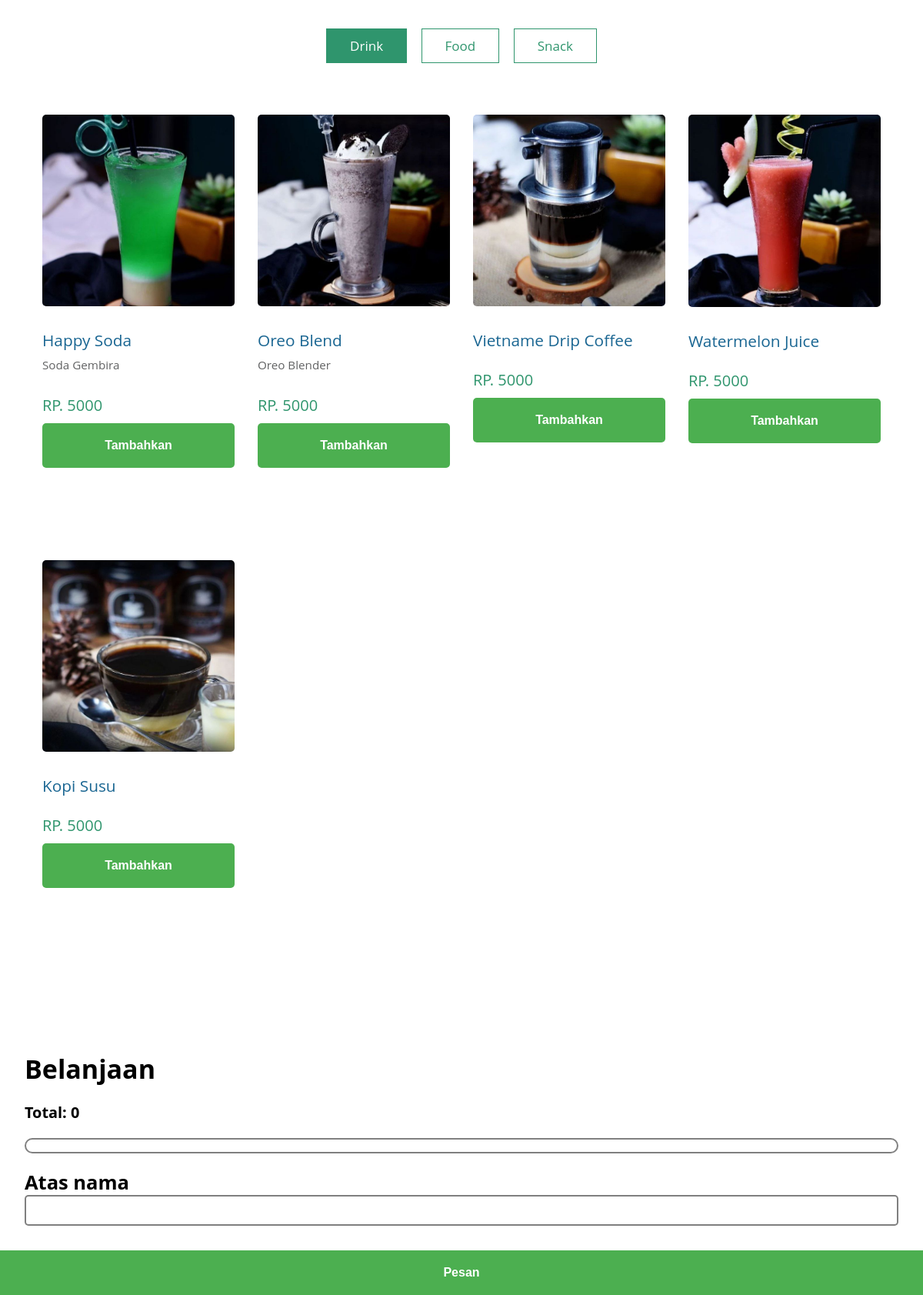
The page / on the database its author committed.
### tables this page shows
CREATE TABLE `menu` (
  `id` int(11) NOT NULL,
  `gambar` char(15) NOT NULL,
  `judul` varchar(20) NOT NULL,
  `deskripsi` varchar(100) DEFAULT NULL,
  `harga` int(11) NOT NULL,
  `tipe` enum('drink','food','snack') NOT NULL,
  `nama_gambar` varchar(40) NOT NULL
);

### php/selectAllMenu.php (called while the page is built)
<?php
try {
	$sql = "SELECT * FROM menu";
	$stmt = $pdo->query($sql);
	$pbls = $stmt->fetchAll(PDO::FETCH_ASSOC);
} catch (PDOException $e) {
	echo "Connection failed".$e->getMessage();
}
?>

### index.php (the view, shortened to what this page needs)
<?php
require_once('database/db.php');
require_once('php/selectAllMenu.php');
?>
<!DOCTYPE html>
<html>
<head>
		<link href="css/templatemo-style.css" rel="stylesheet"/>
		<link rel="stylesheet" href="css/main.css">
</head>
<body>
	<div class="container">
		<main>
			<div class="tm-paging-links tm-info-section">
				<nav>
					<ul>
						<li class="tm-paging-item"><a href="#" class="tm-paging-link active">Drink</a></li>
						<li class="tm-paging-item"><a href="#" class="tm-paging-link">Food</a></li>
						<li class="tm-paging-item"><a href="#" class="tm-paging-link">Snack</a></li>
					</ul>
				</nav>
			</div>
			<div class="row tm-gallery">
				<?php
				if($pbls):
				?>
				<div id="tm-gallery-page-drink" class="tm-gallery-page">
					<?php
					foreach($pbls as $pbl):
						if($pbl['tipe'] == "drink"):
					?>
					<article class="col-lg-3 col-md-4 col-sm-6 col-12 tm-gallery-item">
						<figure>
							<img src="img/menu/<?=$pbl['gambar']?>.jpg" alt="Image" class="img-fluid tm-gallery-img" />
							<figcaption>
								<h4 class="tm-gallery-title"><?=$pbl['judul']?></h4>
								<p class="tm-gallery-description"><?=$pbl['deskripsi']?></p>
								<p class="tm-gallery-price">RP. <?=$pbl['harga']?></p>
								<button class="tambahkan" onclick="tambah('<?=$pbl['gambar']?>','<?=$pbl['judul']?>',<?=$pbl['harga']?>)">Tambahkan</button>
							</figcaption>
						</figure>
					</article>
					<?php
						endif;
					endforeach;
					?>
				</div>
				<?php endif; ?>
			</div>
			<form class="input_place" action="database/send.php" method="post">
				<div class="belanjaan">
					<h1>Belanjaan</h1>
					<h3>Total: <span id="total_harga">0</span></h3>
					<div class="list-belanjaan" id="list_belanjaan">
					</div>
					<h2>Atas nama</h2>
					<input type="text" class="input_pemilik" name="input_pemilik" required>
				</div>
				<button class="tombol" id="submitButton" disabled>Pesan</button>
			</form>
		</main>
	</div>
</body>
</html>

### css/templatemo-style.css (style rules this page uses)
body,figure,h1,h2,h4,h6,nav,p,ul { margin:0;padding:0 }
a,button { transition:.3s }
html { box-sizing:border-box;-ms-overflow-style:scrollbar }
*,::after,::before { box-sizing:inherit }
.container { width:100%;max-width:1200px;margin-right:auto;margin-left:auto }
.row { display:-ms-flexbox;display:flex;-ms-flex-wrap:wrap;flex-wrap:wrap;margin-left:-15px;margin-right:-15px }
.col-12,.col-lg-3,.col-lg-4,.col-lg-6,.col-md-4,.col-md-6,.col-sm-6 { position:relative;width:100%;padding-right:15px;padding-left:15px }
.col-12 { -ms-flex:0 0 100%;flex:0 0 100%;max-width:100% }
.tm-gallery-img,.tm-mb-p,.tm-person-about,.tm-persons { margin-bottom:20px }
.img-fluid { max-width:100%;height:auto;margin-top:20px }
body { font-family:'Open Sans',Arial,sans-serif;font-size:17px;background-color:#ccc;overflow-x:hidden }
.container { background-color:#fff }
address,p { color:#626364;line-height:1.8 }
.tm-paging-link,.tm-social-link { background-color:transparent;text-decoration:none }
.tm-container-inner,.tm-container-inner-2,.tm-gallery-page,.tm-section { margin-left:auto;margin-right:auto }
.tm-gallery { margin-bottom:80px }
.tm-gallery-page { max-width:280px;display:-ms-flexbox;display:flex;-ms-flex-wrap:wrap;flex-wrap:wrap }
.tm-gallery-description { font-size:.95rem;margin-bottom:20px }
@media (min-width:576px) { .col-sm-6 { -ms-flex:0 0 50%;flex:0 0 50%;max-width:50% } }
@media (min-width:576px) { .tm-gallery-page { max-width:560px } }
@media (min-width:768px) { .col-md-4 { -ms-flex:0 0 33.333333%;flex:0 0 33.333333%;max-width:33.333333% } }
@media (min-width:768px) { .tm-container-inner,.tm-container-inner-2,.tm-gallery-page,.tm-section { max-width:840px } }
@media (min-width:992px) { .col-lg-3 { -ms-flex:0 0 25%;flex:0 0 25%;max-width:25% } }
@media (min-width:992px) { .tm-container-inner,.tm-gallery-page,.tm-section { max-width:1120px } }
.tm-gallery-item { max-width:280px }
.tm-gallery-title { font-size:1.3rem;font-weight:400;color:#1a6692 }
.tm-gallery-price { font-size:1.25rem;color:#2f956d }
.tm-gallery-item button { padding:10px 20px;font-size:16px;font-weight:700;text-align:center;text-decoration:none;display:inline-block;border-radius:5px;color:#fff;background-color:#4caf50;border:none;transition:background-color .3s;cursor:pointer }
.tm-gallery-price,.tm-gallery-title { margin:5px 0 }
.tm-gallery-img { width:100%;height:auto;border-radius:5px;transition:transform .3s }
.tm-paging-links { text-align:center;margin-bottom:40px }
.tm-paging-item { list-style:none;display:inline-block;border:1px solid #2f956d;margin:7px }
.tm-paging-link { padding:10px 30px;display:flex;align-items:center;justify-content:center;color:#2f956d }
.tm-paging-link.active,.tm-paging-link:hover { background-color:#2f956d;color:#fff }
.tm-info-section { padding-top:30px }

### css/main.css (style rules this page uses)
body { overflow-x:hidden }
* { box-sizing:border-box!important }
.belanjaan { padding:2rem }
button.tombol { margin:auto;width:100%;padding:20px 0;font-size:16px;font-weight:700;text-align:center;text-decoration:none;display:inline-block;color:#fff;background-color:#4caf50;border:none;transition:background-color .3s;cursor:pointer }
.list-belanjaan { border:2px solid gray;border-radius:20px;padding:.5rem }
.belanjaan .input_pemilik { width:100%;border:2px solid rgba(0,0,0,.5);border-radius:5px;height:40px;font-size:1.4rem;font-weight:100 }
.belanjaan h2 { margin-top:20px }
.tambahkan { width:100%!important;padding:20px!important;margin-bottom:100px }

### rows shown on the page
menu: gambar (picture), judul "Happy Soda", deskripsi "Soda Gembira", harga "5000"
menu: gambar (picture), judul "Oreo Blend", deskripsi "Oreo Blender", harga "5000"
menu: gambar (picture), judul "Vietname Drip Coffee", harga "5000"
menu: gambar (picture), judul "Watermelon Juice", harga "5000"
menu: gambar (picture), judul "Kopi Susu", harga "5000"
